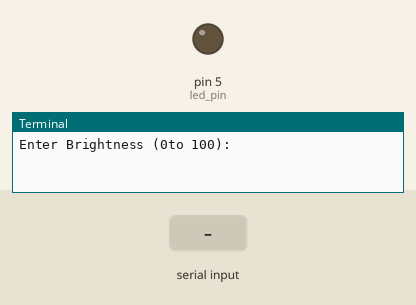
Recording of a program running on a simulated Raspberry Pi (header pin numbers). On the bench: output pins drawn as LEDs (lit = HIGH), the last lines printed to the terminal. The test bench sets the inputs (shaded band).

Above: at 1.2 s.
1.3 s: "5" typed at the terminal, then Enter
At 2.5 s:
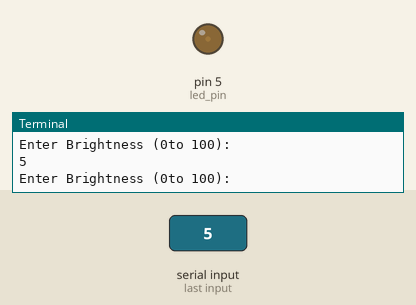
2.8 s: "90" typed at the terminal, then Enter
At 3.7 s:
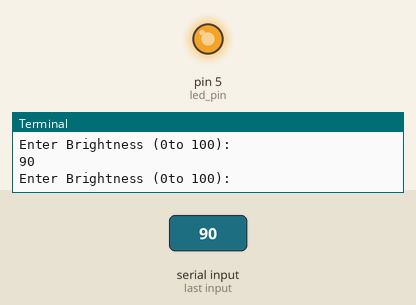
Timing chart, 0 to 5.8 s (numbered marks = the images above; inputs shaded):
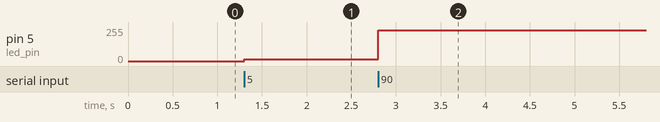

The program:

03led_pwm.py
```python
import RPi.GPIO as GPIO
GPIO.setmode(GPIO.BOARD)
led_pin=5

GPIO.setup(led_pin,GPIO.OUT)
pwm_led=GPIO.PWM(led_pin,500)
pwm_led.start(0)

while True:
    duty=int(input("Enter Brightness (0to 100): "))
    pwm_led.ChangeDutyCycle(duty)
```

Measured:
- after the input at 1.3 s, pin 5 (led_pin): 0/255 → 13/255 at once
- after the input at 2.8 s, pin 5 (led_pin): 13/255 → 230/255 at once
